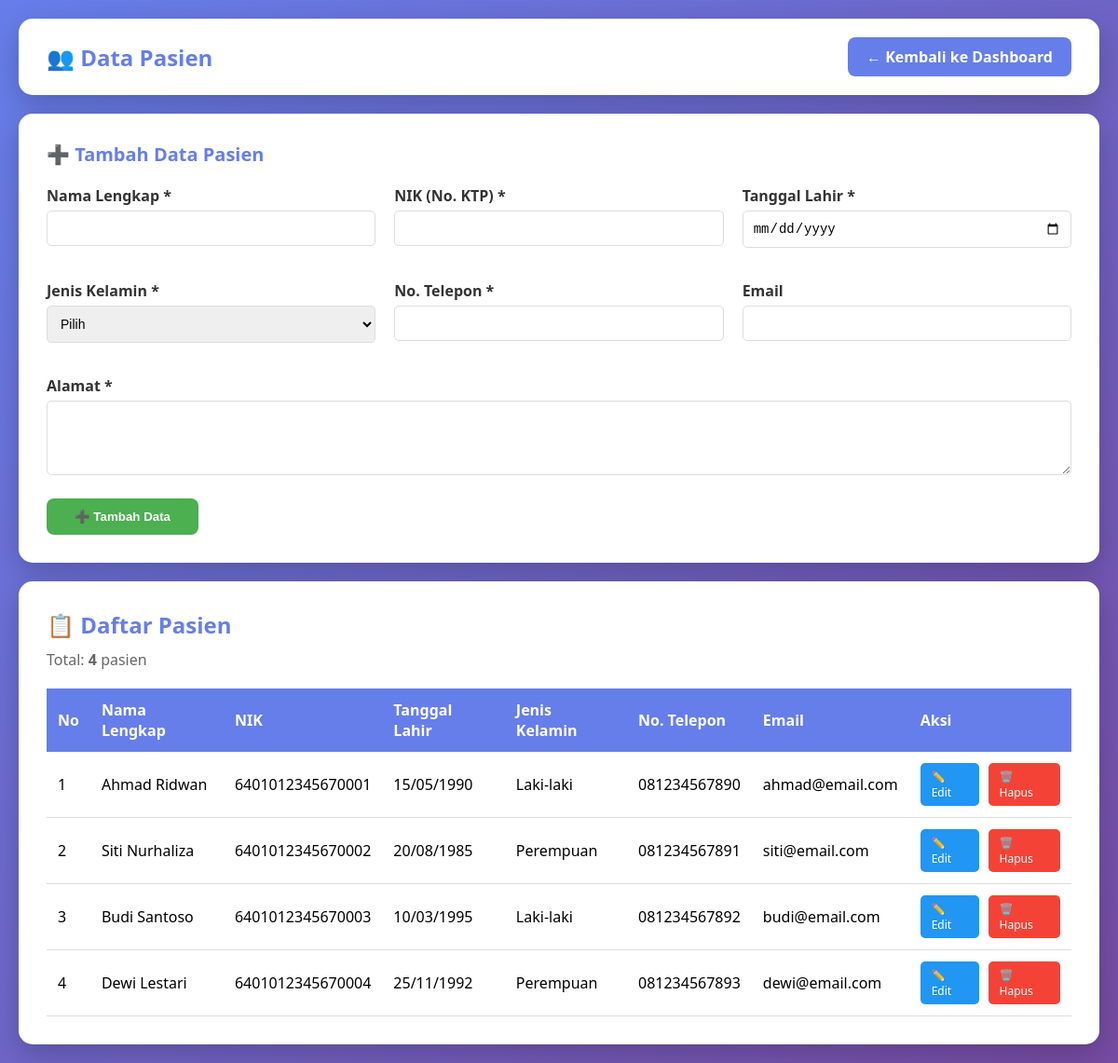
/pasien.php (signed in), run on the app's committed database.
### tables this page shows
CREATE TABLE pasien (
    id INT AUTO_INCREMENT PRIMARY KEY,
    nama_lengkap VARCHAR(100) NOT NULL,
    nik VARCHAR(16) NOT NULL UNIQUE,
    tanggal_lahir DATE NOT NULL,
    jenis_kelamin ENUM('Laki-laki', 'Perempuan') NOT NULL,
    alamat TEXT NOT NULL,
    no_telepon VARCHAR(15) NOT NULL,
    email VARCHAR(100),
    created_at TIMESTAMP DEFAULT CURRENT_TIMESTAMP,
    updated_at TIMESTAMP DEFAULT CURRENT_TIMESTAMP ON UPDATE CURRENT_TIMESTAMP
);

### pasien.php (the view, shortened to what this page needs)
<?php
require_once 'koneksi.php';
$edit_data = null;
$query = "SELECT * FROM pasien ORDER BY created_at DESC";
$result = mysqli_query($conn, $query);
?>
<!DOCTYPE html>
<html lang="id">
<head>
</head>
<body>
    <div class="container">
        <div class="header">
            <h1>👥 Data Pasien</h1>
            <a href="dashboard.php" class="back-btn">← Kembali ke Dashboard</a>
        </div>
        <div class="form-section">
            <h2><?php echo $edit_data ? '✏️ Edit Data Pasien' : '➕ Tambah Data Pasien'; ?></h2>
            <form method="POST" action="pasien.php">
                <div class="form-grid">
                    <div class="form-group">
                        <label>Nama Lengkap *</label>
                        <input type="text" name="nama_lengkap" value="<?php echo $edit_data['nama_lengkap'] ?? ''; ?>" required>
                    </div>
                    <div class="form-group">
                        <label>NIK (No. KTP) *</label>
                        <input type="text" name="nik" value="<?php echo $edit_data['nik'] ?? ''; ?>" maxlength="16" required>
                    </div>
                    <div class="form-group">
                        <label>Tanggal Lahir *</label>
                        <input type="date" name="tanggal_lahir" value="<?php echo $edit_data['tanggal_lahir'] ?? ''; ?>" required>
                    </div>
                    <div class="form-group">
                        <label>Jenis Kelamin *</label>
                        <select name="jenis_kelamin" required>
                            <option value="">Pilih</option>
                        </select>
                    </div>
                    <div class="form-group">
                        <label>No. Telepon *</label>
                        <input type="text" name="no_telepon" value="<?php echo $edit_data['no_telepon'] ?? ''; ?>" required>
                    </div>
                    <div class="form-group">
                        <label>Email</label>
                        <input type="email" name="email" value="<?php echo $edit_data['email'] ?? ''; ?>">
                    </div>
                </div>
                <div class="form-group" style="margin-top: 20px;">
                    <label>Alamat *</label>
                    <textarea name="alamat" required><?php echo $edit_data['alamat'] ?? ''; ?></textarea>
                </div>
                <div style="margin-top: 20px;">
                    <button type="submit" class="btn btn-primary">
                        <?php echo $edit_data ? '💾 Update Data' : '➕ Tambah Data'; ?>
                    </button>
                </div>
            </form>
        </div>
        <div class="table-section">
            <h2 style="color: #667eea; margin-bottom: 10px;">📋 Daftar Pasien</h2>
            <p style="color: #666; margin-bottom: 20px;">Total: <strong><?php echo mysqli_num_rows($result); ?></strong> pasien</p>
            <table>
                <thead>
                    <tr>
                        <th>No</th>
                        <th>Nama Lengkap</th>
                        <th>NIK</th>
                        <th>Tanggal Lahir</th>
                        <th>Jenis Kelamin</th>
                        <th>No. Telepon</th>
                        <th>Email</th>
                        <th>Aksi</th>
                    </tr>
                </thead>
                <tbody>
                    <?php
                    $no = 1;
                    while ($row = mysqli_fetch_assoc($result)):
                    ?>
                    <tr>
                        <td><?php echo $no++; ?></td>
                        <td><?php echo htmlspecialchars($row['nama_lengkap']); ?></td>
                        <td><?php echo htmlspecialchars($row['nik']); ?></td>
                        <td><?php echo date('d/m/Y', strtotime($row['tanggal_lahir'])); ?></td>
                        <td><?php echo htmlspecialchars($row['jenis_kelamin']); ?></td>
                        <td><?php echo htmlspecialchars($row['no_telepon']); ?></td>
                        <td><?php echo htmlspecialchars($row['email']); ?></td>
                        <td>
                            <div class="action-buttons">
                                <a href="pasien.php?edit=<?php echo $row['id']; ?>" class="btn-edit">✏️ Edit</a>
                                <a href="pasien.php?delete=<?php echo $row['id']; ?>"
                                   class="btn-delete"
                                   onclick="return confirm('Yakin ingin menghapus data <?php echo htmlspecialchars($row['nama_lengkap']); ?>?')">
                                   🗑️ Hapus
                                </a>
                            </div>
                        </td>
                    </tr>
                    <?php endwhile; ?>
                </tbody>
            </table>
        </div>
    </div>
</body>
</html>

### pasien.php (style rules this page uses)
* { margin: 0; padding: 0; box-sizing: border-box; }
body { font-family: 'Segoe UI', Tahoma, Geneva, Verdana, sans-serif; background: linear-gradient(135deg, #667eea 0%, #764ba2 100%); min-height: 100vh; padding: 20px; }
.container { max-width: 1400px; margin: 0 auto; }
.header { background: white; border-radius: 15px; padding: 20px 30px; margin-bottom: 20px; box-shadow: 0 10px 30px rgba(0,0,0,0.2); display: flex; justify-content: space-between; align-items: center; }
.header h1 { color: #667eea; font-size: 24px; }
.back-btn { background: #667eea; color: white; padding: 10px 20px; border-radius: 8px; text-decoration: none; font-weight: bold; transition: all 0.3s; }
.form-section { background: white; border-radius: 15px; padding: 30px; margin-bottom: 20px; box-shadow: 0 10px 30px rgba(0,0,0,0.2); }
.form-section h2 { color: #667eea; margin-bottom: 20px; font-size: 20px; }
.form-grid { display: grid; grid-template-columns: repeat(auto-fit, minmax(300px, 1fr)); gap: 20px; }
.form-group { margin-bottom: 15px; }
.form-group label { display: block; margin-bottom: 5px; font-weight: bold; color: #333; }
.form-group input, .form-group select, .form-group textarea { width: 100%; padding: 10px; border: 1px solid #ddd; border-radius: 5px; font-size: 14px; }
.form-group textarea { resize: vertical; min-height: 80px; }
.btn { padding: 12px 30px; border: none; border-radius: 8px; font-weight: bold; cursor: pointer; transition: all 0.3s; text-decoration: none; display: inline-block; }
.btn-primary { background: #4CAF50; color: white; }
.table-section { background: white; border-radius: 15px; padding: 30px; box-shadow: 0 10px 30px rgba(0,0,0,0.2); overflow-x: auto; }
table { width: 100%; border-collapse: collapse; margin-top: 20px; }
th { background: #667eea; color: white; padding: 12px; text-align: left; font-weight: bold; }
td { padding: 12px; border-bottom: 1px solid #ddd; }
.action-buttons { display: flex; gap: 10px; }
.btn-edit { background: #2196F3; color: white; padding: 6px 12px; border-radius: 5px; text-decoration: none; font-size: 12px; }
.btn-delete { background: #f44336; color: white; padding: 6px 12px; border-radius: 5px; text-decoration: none; font-size: 12px; }

### data on the page
pasien: nama_lengkap "Ahmad Ridwan", nik "6401012345670001", tanggal_lahir "15/05/1990", jenis_kelamin "Laki-laki", no_telepon "081234567890", email "ahmad@email.com"
pasien: nama_lengkap "Siti Nurhaliza", nik "6401012345670002", tanggal_lahir "20/08/1985", jenis_kelamin "Perempuan", no_telepon "081234567891", email "siti@email.com"
pasien: nama_lengkap "Budi Santoso", nik "6401012345670003", tanggal_lahir "10/03/1995", jenis_kelamin "Laki-laki", no_telepon "081234567892", email "budi@email.com"
pasien: nama_lengkap "Dewi Lestari", nik "6401012345670004", tanggal_lahir "25/11/1992", jenis_kelamin "Perempuan", no_telepon "081234567893", email "dewi@email.com"

### other printed values
mysqli_num_rows($result) "4"
